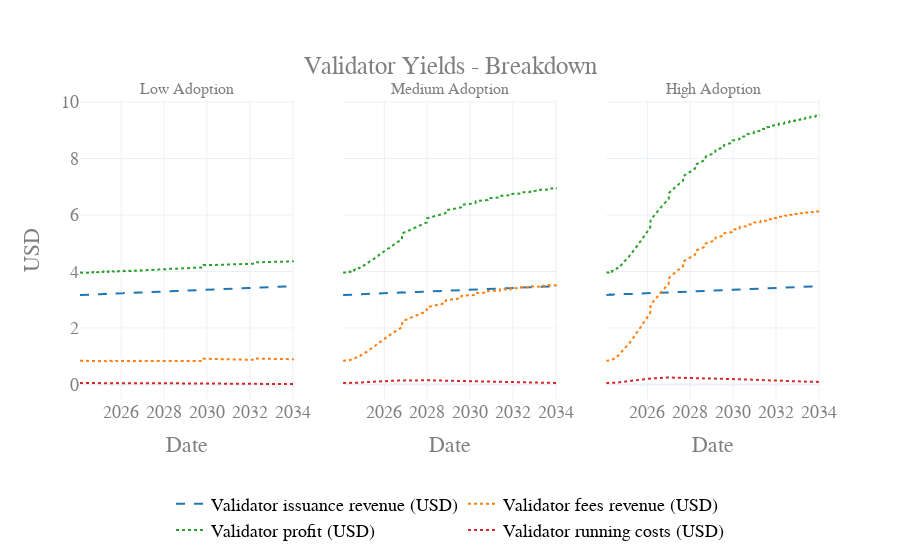

Notebook cell for this chart:
### Code cell
visualizations.plot_validator_yields_breakdown_yields(
    df_1,
    subplot_titles=["Low Adoption",
    "Medium Adoption",
    "High Adoption"]
)

### Figure 1 — Plotly figure (JSON) as saved in the notebook; plotly's stock layout.template omitted (floating-point values rounded to 4 significant figures; data arrays with more than 128 entries replaced by an {"elided": "..."} marker saying what was removed)
{"data": [{"line": {"color": "#1F77B4", "dash": "dash"}, "name": "Validator issuance revenue (USD)", "showlegend": false, "type": "scatter", "x": {"elided": "521 str values"}, "xaxis": "x", "y": {"elided": "521 float values"}, "yaxis": "y"}, {"line": {"color": "#FF7F0E", "dash": "dot"}, "name": "Validator fees revenue (USD)", "showlegend": false, "type": "scatter", "x": {"elided": "521 str values"}, "xaxis": "x", "y": {"elided": "521 float values"}, "yaxis": "y"}, {"line": {"color": "#2CA02C", "dash": "dot"}, "name": "Validator profit (USD)", "showlegend": false, "type": "scatter", "x": {"elided": "521 str values"}, "xaxis": "x", "y": {"elided": "521 float values"}, "yaxis": "y"}, {"line": {"color": "#D62728", "dash": "dot"}, "name": "Validator running costs (USD)", "showlegend": false, "type": "scatter", "x": {"elided": "521 str values"}, "xaxis": "x", "y": {"elided": "521 float values"}, "yaxis": "y"}, {"line": {"color": "#1F77B4", "dash": "dash"}, "name": "Validator issuance revenue (USD)", "showlegend": false, "type": "scatter", "x": {"elided": "521 str values"}, "xaxis": "x2", "y": {"elided": "521 float values"}, "yaxis": "y2"}, {"line": {"color": "#FF7F0E", "dash": "dot"}, "name": "Validator fees revenue (USD)", "showlegend": false, "type": "scatter", "x": {"elided": "521 str values"}, "xaxis": "x2", "y": {"elided": "521 float values"}, "yaxis": "y2"}, {"line": {"color": "#2CA02C", "dash": "dot"}, "name": "Validator profit (USD)", "showlegend": false, "type": "scatter", "x": {"elided": "521 str values"}, "xaxis": "x2", "y": {"elided": "521 float values"}, "yaxis": "y2"}, {"line": {"color": "#D62728", "dash": "dot"}, "name": "Validator running costs (USD)", "showlegend": false, "type": "scatter", "x": {"elided": "521 str values"}, "xaxis": "x2", "y": {"elided": "521 float values"}, "yaxis": "y2"}, {"line": {"color": "#1F77B4", "dash": "dash"}, "name": "Validator issuance revenue (USD)", "showlegend": false, "type": "scatter", "x": {"elided": "521 str values"}, "xaxis": "x3", "y": {"elided": "521 float values"}, "yaxis": "y3"}, {"line": {"color": "#FF7F0E", "dash": "dot"}, "name": "Validator fees revenue (USD)", "showlegend": false, "type": "scatter", "x": {"elided": "521 str values"}, "xaxis": "x3", "y": {"elided": "521 float values"}, "yaxis": "y3"}, {"line": {"color": "#2CA02C", "dash": "dot"}, "name": "Validator profit (USD)", "showlegend": false, "type": "scatter", "x": {"elided": "521 str values"}, "xaxis": "x3", "y": {"elided": "521 float values"}, "yaxis": "y3"}, {"line": {"color": "#D62728", "dash": "dot"}, "name": "Validator running costs (USD)", "showlegend": false, "type": "scatter", "x": {"elided": "521 str values"}, "xaxis": "x3", "y": {"elided": "521 float values"}, "yaxis": "y3"}, {"line": {"color": "#1F77B4", "dash": "dash"}, "mode": "lines", "name": "Validator issuance revenue (USD)", "type": "scatter", "x": {"elided": "1563 str values"}, "xaxis": "x", "y": [null], "yaxis": "y"}, {"line": {"color": "#FF7F0E", "dash": "dot"}, "mode": "lines", "name": "Validator fees revenue (USD)", "type": "scatter", "x": {"elided": "1563 str values"}, "xaxis": "x", "y": [null], "yaxis": "y"}, {"line": {"color": "#2CA02C", "dash": "dot"}, "mode": "lines", "name": "Validator profit (USD)", "type": "scatter", "x": {"elided": "1563 str values"}, "xaxis": "x", "y": [null], "yaxis": "y"}, {"line": {"color": "#D62728", "dash": "dot"}, "mode": "lines", "name": "Validator running costs (USD)", "type": "scatter", "x": {"elided": "1563 str values"}, "xaxis": "x", "y": [null], "yaxis": "y"}], "layout": {"annotations": [{"font": {"size": 16}, "showarrow": false, "text": "Low Adoption", "x": 0.1444, "xanchor": "center", "xref": "paper", "y": 1, "yanchor": "bottom", "yref": "paper"}, {"font": {"size": 16}, "showarrow": false, "text": "Medium Adoption", "x": 0.5, "xanchor": "center", "xref": "paper", "y": 1, "yanchor": "bottom", "yref": "paper"}, {"font": {"size": 16}, "showarrow": false, "text": "High Adoption", "x": 0.8556, "xanchor": "center", "xref": "paper", "y": 1, "yanchor": "bottom", "yref": "paper"}], "font": {"color": "#7f7f7f", "family": "Courier New, monospace", "size": 18}, "hovermode": "x", "legend": {"font": {"color": "black", "size": 18}, "orientation": "h", "x": 0.5, "xanchor": "center", "y": -0.5, "yanchor": "bottom"}, "paper_bgcolor": "rgba(255, 255, 255, 1)", "plot_bgcolor": "rgba(255, 255, 255, 1)", "title": {"text": "Validator Yields - Breakdown", "x": 0.5, "xanchor": "center", "y": 0.9, "yanchor": "top"}, "xaxis": {"anchor": "y", "domain": [0, 0.2889], "title": {"text": "Date"}}, "xaxis2": {"anchor": "y2", "domain": [0.3556, 0.6444], "title": {"text": "Date"}}, "xaxis3": {"anchor": "y3", "domain": [0.7111, 1], "title": {"text": "Date"}}, "yaxis": {"anchor": "x", "domain": [0, 1], "title": {"text": "USD"}}, "yaxis2": {"anchor": "x2", "domain": [0, 1], "matches": "y", "showticklabels": false}, "yaxis3": {"anchor": "x3", "domain": [0, 1], "matches": "y", "showticklabels": false}}}
